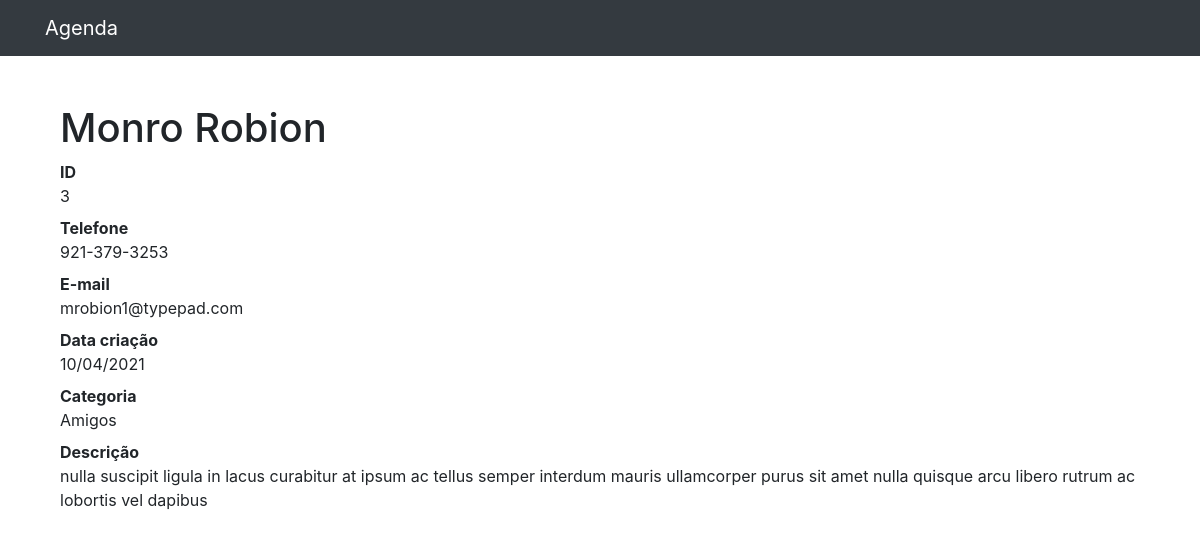
Page /3 on the committed database.
### contacts/models.py (models this page shows, shortened)
class Contact(models.Model):
    first_name = models.CharField(max_length=255)
    last_name = models.CharField(max_length=255, blank=True)
    phone_number = models.CharField(max_length=50)
    email = models.CharField(max_length=255, blank=True)
    created_at = models.DateTimeField(default=timezone.now)
    description = models.TextField(blank=True)
    category = models.ForeignKey(Category, on_delete=models.DO_NOTHING)
    is_visible = models.BooleanField(default=True)

class Category(models.Model):
    name = models.CharField(max_length=255)
    def __str__(self) -> str:
        return self.name

### contacts/views.py (the view)
# urls.py: path('<int:contact_id>', views.single_contact, name='single_contact')
def single_contact(request, contact_id):
    contact = get_object_or_404(Contact, id=contact_id)
    return render(request, 'contacts/single_contact.html', {
        'contact': contact
    })

### contacts/templates/contacts/single_contact.html (shortened to what this page needs)
{% extends 'base.html' %}
{% block content %}
  <div class="container">
    <div class="row">
      <div class="col-lg-12">
        <h1 class="mt-5">{{ contact.first_name }} {{ contact.last_name }}</h1>
        <dl>
          <dt>ID</dt>
          <dd>{{ contact.id }}</dd>
          <dt>Telefone</dt>
          <dd>{{ contact.phone_number }}</dd>
          <dt>E-mail</dt>
          <dd>{{ contact.email }}</dd>
          <dt>Data criação</dt>
          <dd>{{ contact.created_at | date:'d/m/Y'}}</dd>
          <dt>Categoria</dt>
          <dd>{{ contact.category }}</dd>
          <dt>Descrição</dt>
          <dd>{{ contact.description }}</dd>
        </dl>
      </div>
    </div>
  </div>
{% endblock content %}

### rows in the picture
Contact: first_name "Monro", last_name "Robion", id "3", phone_number "921-379-3253", email "mrobion1@typepad.com", created_at "10/04/2021", category "Amigos", description "nulla suscipit ligula in lacus curabitur at ipsum ac tellus semper interdum mauris ullamcorper purus sit amet nulla quisque arcu libero rutrum ac lobortis vel dapibus"
